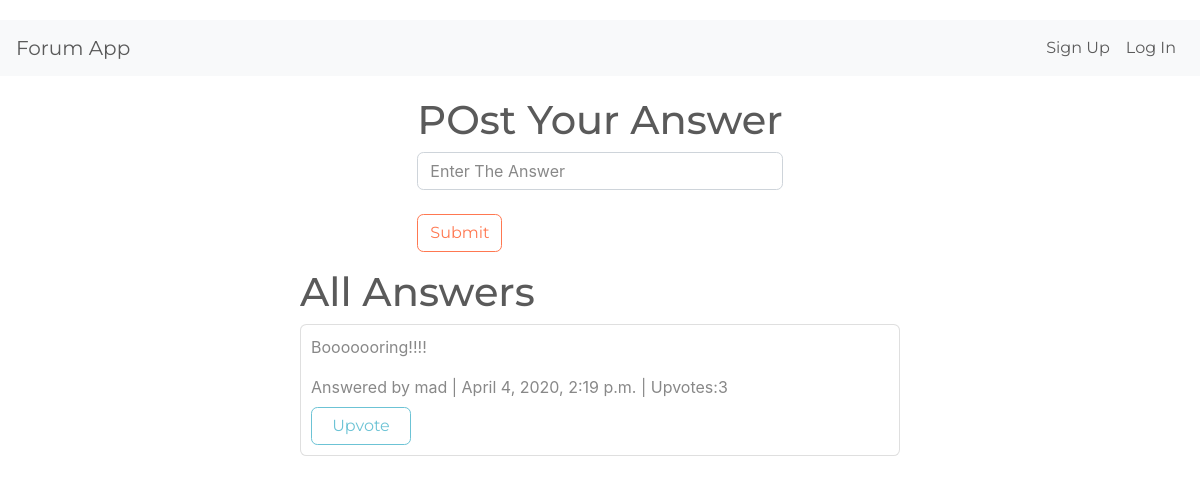
Page /discussion/2/ on the committed database.
### forum/models.py (models this page shows)
class Answer(models.Model):
    answer=models.TextField()
    timestamp=models.DateTimeField(auto_now=True)
    question=models.ForeignKey(Question,on_delete=models.CASCADE,null=True,blank=True)
    author=models.ForeignKey(User,on_delete=models.CASCADE,null=True,blank=True)
    upvotes=models.IntegerField(default=1)

### forum/views.py (the view, shortened to what this page needs)
# urls.py: path('discussion/<int:discussion_id>/',discussion),
def discussion(request,discussion_id):
    question_instance=Question.objects.get(pk=discussion_id)
    disc=Answer.objects.filter(question=question_instance)
    return render(request,"discussion.html",{"question":question_instance,"discussion":disc})

### forum/templates/discussion.html (shortened to what this page needs)
{% extends 'base.html' %}
{% block body %}
    <div>
        <h1>POst Your Answer</h1>
        <form action="/discussion/{{question.id}}/" method="post" class="form-group">
            <input type="text" name="answer" class="form-control" placeholder="Enter The Answer">
            <br>
            <button type="submit" class="btn btn-outline-danger">Submit</button>
        </form>
    </div>
    <div>
        <h1>All Answers</h1>
        {% for a in discussion %}
        <div class="card" style="padding: 10px;width: 600px;margin-bottom: 10px;">
            <p>{{a.answer}}</p>
            <label> Answered by {{a.author}} | {{a.timestamp}} | Upvotes:{{a.upvotes}}</label>
            <a href="/upvote/{{a.id}}/"><button class="btn btn-outline-info" style="width: 100px;">Upvote</button></a>
        </div>
        {% endfor %}
    </div>
{% endblock %}

### rows in the picture
Answer: answer "Booooooring!!!!", author "mad", timestamp "April 4, 2020, 2:19 p.m.", upvotes "3"
